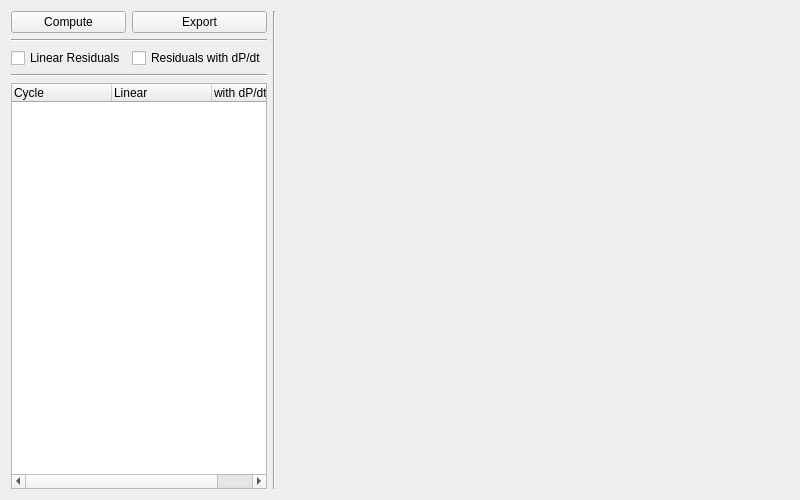
<?xml version="1.0" encoding="UTF-8"?>
<ui version="4.0">
 <class>OCWidget</class>
 <widget class="QWidget" name="OCWidget">
  <property name="geometry">
   <rect>
    <x>0</x>
    <y>0</y>
    <width>800</width>
    <height>500</height>
   </rect>
  </property>
  <property name="minimumSize">
   <size>
    <width>750</width>
    <height>350</height>
   </size>
  </property>
  <property name="windowTitle">
   <string>Compute O - C</string>
  </property>
  <layout class="QHBoxLayout" name="horizontalLayout">
   <item>
    <layout class="QGridLayout" name="gridLayout">
     <item row="0" column="3" rowspan="5">
      <widget class="QWidget" name="plot_widget" native="true">
       <property name="sizePolicy">
        <sizepolicy hsizetype="Expanding" vsizetype="Preferred">
         <horstretch>0</horstretch>
         <verstretch>0</verstretch>
        </sizepolicy>
       </property>
       <property name="minimumSize">
        <size>
         <width>400</width>
         <height>300</height>
        </size>
       </property>
      </widget>
     </item>
     <item row="1" column="0" colspan="2">
      <widget class="Line" name="line_3">
       <property name="orientation">
        <enum>Qt::Horizontal</enum>
       </property>
      </widget>
     </item>
     <item row="2" column="1">
      <widget class="QCheckBox" name="dpdt_chk">
       <property name="sizePolicy">
        <sizepolicy hsizetype="Minimum" vsizetype="Fixed">
         <horstretch>0</horstretch>
         <verstretch>0</verstretch>
        </sizepolicy>
       </property>
       <property name="text">
        <string>Residuals with dP/dt</string>
       </property>
      </widget>
     </item>
     <item row="2" column="0">
      <widget class="QCheckBox" name="linear_chk">
       <property name="sizePolicy">
        <sizepolicy hsizetype="Minimum" vsizetype="Fixed">
         <horstretch>0</horstretch>
         <verstretch>0</verstretch>
        </sizepolicy>
       </property>
       <property name="text">
        <string>Linear Residuals</string>
       </property>
      </widget>
     </item>
     <item row="3" column="0" colspan="2">
      <widget class="Line" name="line">
       <property name="orientation">
        <enum>Qt::Horizontal</enum>
       </property>
      </widget>
     </item>
     <item row="4" column="0" colspan="2">
      <widget class="QTreeWidget" name="data_treewidget">
       <property name="sizePolicy">
        <sizepolicy hsizetype="Minimum" vsizetype="Expanding">
         <horstretch>0</horstretch>
         <verstretch>0</verstretch>
        </sizepolicy>
       </property>
       <column>
        <property name="text">
         <string>Cycle</string>
        </property>
       </column>
       <column>
        <property name="text">
         <string>Linear</string>
        </property>
       </column>
       <column>
        <property name="text">
         <string>with dP/dt</string>
        </property>
       </column>
      </widget>
     </item>
     <item row="0" column="0">
      <widget class="QPushButton" name="compute_btn">
       <property name="sizePolicy">
        <sizepolicy hsizetype="Minimum" vsizetype="Fixed">
         <horstretch>0</horstretch>
         <verstretch>0</verstretch>
        </sizepolicy>
       </property>
       <property name="text">
        <string>Compute</string>
       </property>
      </widget>
     </item>
     <item row="0" column="1">
      <widget class="QPushButton" name="export_btn">
       <property name="sizePolicy">
        <sizepolicy hsizetype="Minimum" vsizetype="Fixed">
         <horstretch>0</horstretch>
         <verstretch>0</verstretch>
        </sizepolicy>
       </property>
       <property name="text">
        <string>Export</string>
       </property>
      </widget>
     </item>
     <item row="0" column="2" rowspan="5">
      <widget class="Line" name="line_2">
       <property name="orientation">
        <enum>Qt::Vertical</enum>
       </property>
      </widget>
     </item>
    </layout>
   </item>
  </layout>
 </widget>
 <resources/>
 <connections/>
</ui>
